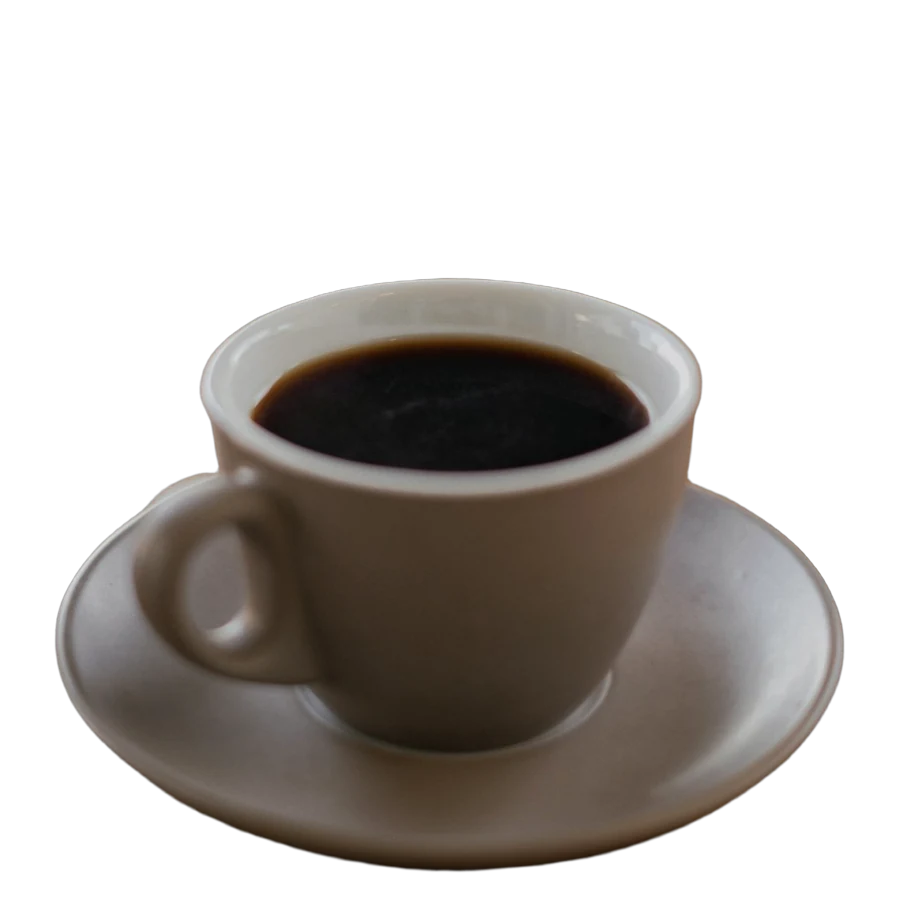
#> input picture assets/products/americano.webp, 900 x 900 px
$ python -i cutout.py   (imports and definitions only)
#> lines starting #> are read from the running program, lines starting #| are printed output that depends on the picture
#> further down, picture is the input picture: PIL image 900x900 RGBA; mean R, G, B, A 42.2, 38.1, 34.5, 107.3
"""
Cut-out pipeline feasibility (R3 art direction). Usage:
  PYTHONPATH=<here>/pylib python cutout.py <out_dir> key=url[@x0,y0,x1,y1] [...]   (optional source crop in 1200px coords)
Downloads each photo at 1200px, runs ISNet (rembg's isnet-general-use.onnx) to get an alpha
mask, trims to the subject, pads to a square with 6% air, saves <key>.png (transparent, 900px), <key>.webp (720px, ship this)
and <key>_preview.png (cut-out on a tinted rounded tile with a contact shadow) for review.
"""
import io, os, sys, urllib.request
import numpy as np
import onnxruntime as ort
from PIL import Image, ImageDraw, ImageFilter

HERE = os.path.dirname(os.path.abspath(__file__))
# [1 line that did not run here, left out]


def mask_for(img):
    im = img.convert('RGB').resize((1024, 1024), Image.LANCZOS)
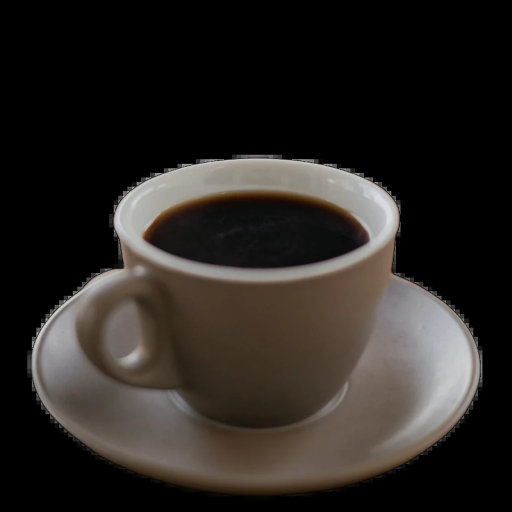
#> im: PIL image 1024x1024 RGB (shown at 1/2 size); mean R, G, B 42.2, 38.1, 34.6
    a = np.array(im).astype(np.float32)
    a = a / max(a.max(), 1e-6)
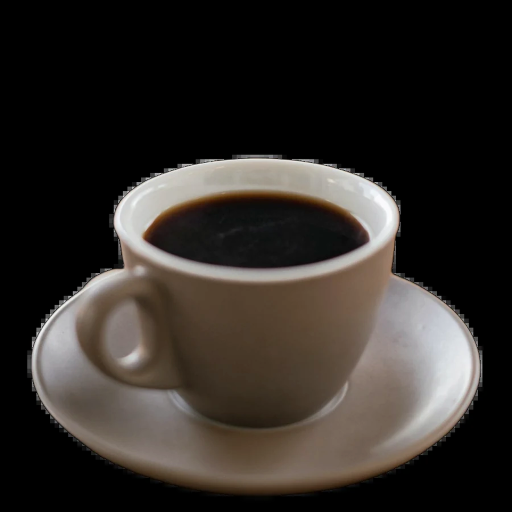
#> a: shape (1024, 1024, 3) float32 (shown at 1/2 size); mean R, G, B 0.191, 0.172, 0.156
    a = (a - np.array([0.485, 0.456, 0.406], dtype=np.float32)) / 1.0
    a = a.transpose(2, 0, 1)[None].astype(np.float32)
#> (the run stopped early here; a loop or call above may not have finished)

$ run again, on assets/products/brownie.webp
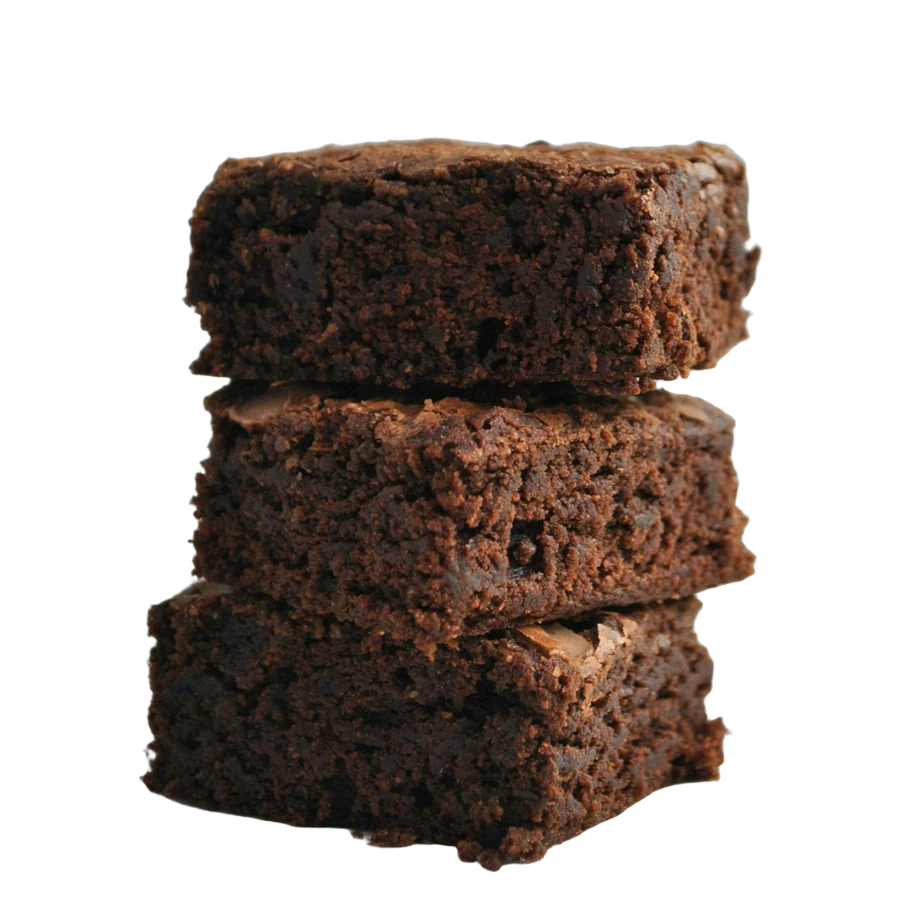
#> input picture assets/products/brownie.webp, 900 x 900 px
#> picture is the input picture: PIL image 900x900 RGBA; mean R, G, B, A 32.9, 23.1, 17.7, 116.8
#> in mask_for, `im = img.convert('RGB').resize((1024, 1024), Image.LANCZOS)`:
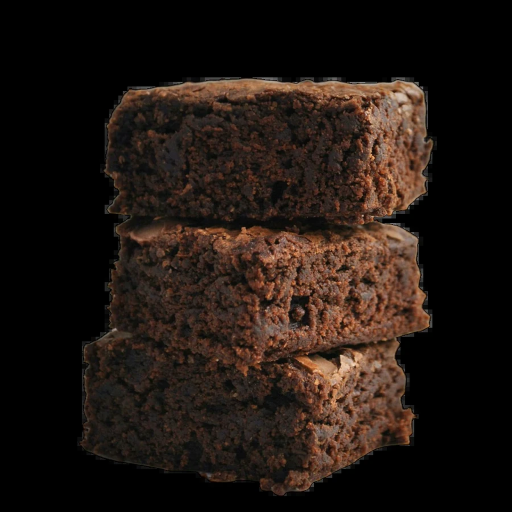
#> im: PIL image 1024x1024 RGB (shown at 1/2 size); mean R, G, B 32.9, 23.1, 17.7
